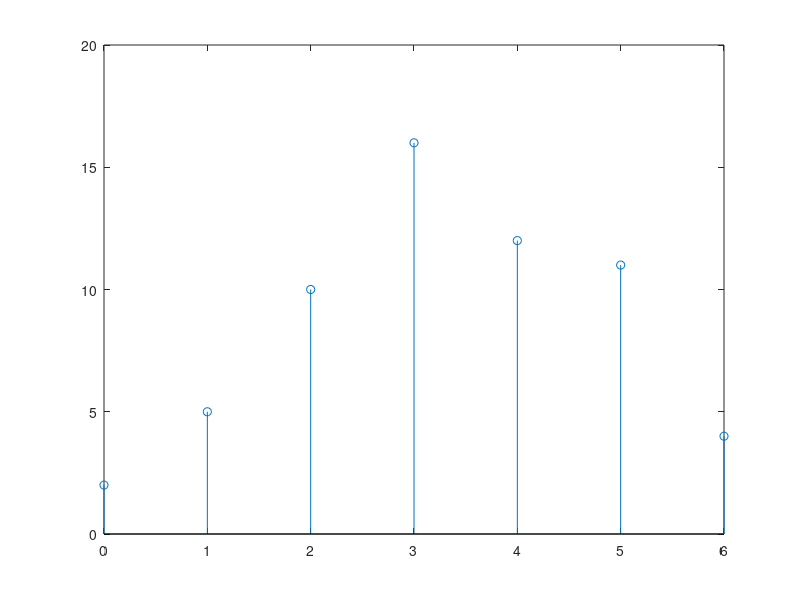

This chart was generated by the following MATLAB code:
%conv 1D
clear all;
close all;
a=[1 2 3 4];
alow=0;
ahigh=3;
a=[2 1 2 1];       %a sequnce
b=[ 1 2 3 4];
blow=0;
bhigh=3;

c=conv(a,b);
disp(c);


clow=alow+blow;
chigh=ahigh+bhigh;
%subplot(2,1,1);
stem(clow:chigh,c);